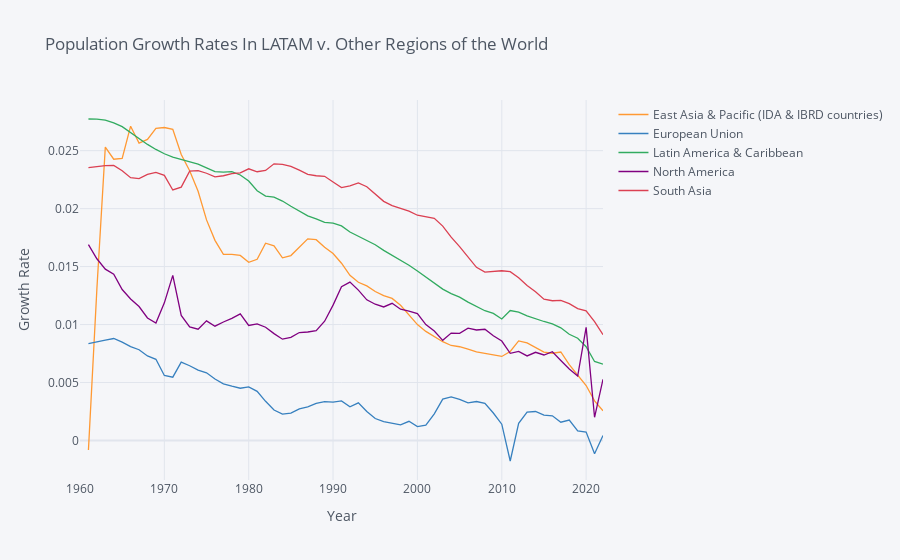

The notebook cell saved with this chart:
### Code cell
labels = {"SP.POP.TOTL":"Population"}

countries = {"NAC" : "North America",
             "LCN" : "Latin America & Caribbean",
             "EUU" : "European Union",
             "TEA" : "East Asia & Pacific (IDA & IBRD countries)",
             "SAS" : "South Asia"
            }

plot_df = wbdata.get_dataframe(labels, country = countries).squeeze()

plot_df = plot_df.unstack('country')

plot_df.index = plot_df.index.astype(int)

np.log(plot_df).diff().iplot(title="Population Growth Rates In LATAM v. Other Regions of the World",
                        yTitle="Growth Rate",xTitle='Year')
